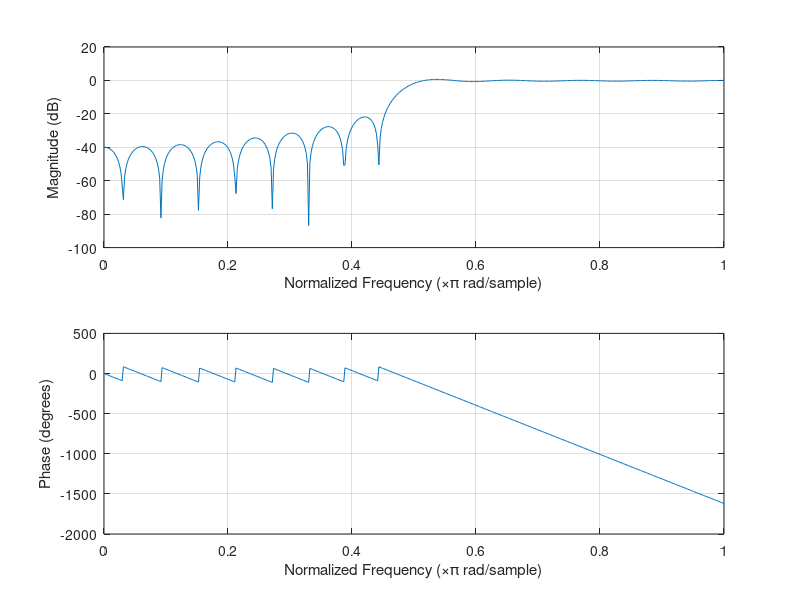

Source code (MATLAB): (Note: this script raises an error after producing the figure.)

%% Examples With Windowing


f = [0 0.48 0.48 1];            % Frequency breakpoints
m = [0 0 1 1];                  % Magnitude breakpoints

b = fir1(34,0.48,'high',hamming(35));   % FIR filter design
freqz(b,1,512)

d = fir1(34,0.48,'high',rectwin(35));   % FIR filter design
[H3, w3] = freqz(d,1,512);          % Frequency response of filter
freqz(d,1,512);


%% Chirp Analysis

load chirp
close all
y2 = y + randn(size(y))/25;
plot(y2)
%sound(y3)
f = [0 0.3 0.3 1];            % Frequency breakpoints
m = [0 0 1 1];                  % Magnitude breakpoints
b = fir2(34,f,m,hamming(35));   % FIR filter design
c = fir2(200,f,m,hamming(201));   % FIR filter design

f2 = [0 0.65 0.65 1];            % Frequency breakpoints
m2 = [0 0 1 1];                  % Magnitude breakpoints
d = fir2(34,f2,m2,hamming(35));   % FIR filter design
e = fir2(34,f2,m2,chebwin(35, 27));   % FIR filter design

[H1, w1] = freqz(b,1,512);         % Frequency response of filter
%freqz(b,1,512)

[H2, w2] = freqz(c,1,512);         % Frequency response of filter
%freqz(c,1,512)

[H3, w3] = freqz(d,1,512);         % Frequency response of filter
%freqz(d,1,512)

[H4, w4] = freqz(e,1,512);         % Frequency response of filter
freqz(e,1,512)

%plot(w1/pi, abs(H1), w2/pi, abs(H2),  f, m, w3/pi, abs(H3), w4/pi, abs(H4), f2, m2)
%legend('N = 34, cutoff=0.3', 'N = 200, cutoff=0.3', 'ideal 1', 'N= 34, cutoff=0.65', 'N=34, cutoff = 0.65, window= Chebyshev', 'ideal 2',  'Location', "EastOutside")
 
output = filtfilt(b,1,y2);       % Zero-phase digital filtering
%figure;                       
%subplot(3,2,1); plot(y2,'b'); title('Original Signal')
%subplot(3,2,2); plot(y,'r'); title('Original Signal with No Noise')
%subplot(3,2,3); plot(output,'g'); title('Filtered Signal (N=34), cutoff = 0.3') 

output2 = filtfilt(c,1,y2);       % Zero-phase digital filtering                      
%subplot(3,2,4); plot(output2,'g'); title('Filtered Signal (N=200, cutoff = 0.3)') 

output3 = filtfilt(d,1,y2);       % Zero-phase digital filtering                       
%subplot(3,2,5); plot(output3,'g'); title('Filtered Signal (N= 34, cutoff = 0.65)') 

output4 = filtfilt(e,1,y2);       % Zero-phase digital filtering                       
%subplot(3,2,6); plot(output4,'g'); title('Filtered Signal (N= 34, cutoff = 0.65, window = Chebyshev )') 






%% FFT

% Ideal HP filter

close all
clear all
clc 

% Read image and calculate FFT
I = imread('driver.jpg');
F = fftshift(fft2(I));
Fa = abs(F);
Flog = log(1+Fa); %because of scale of absolute values have a large range we need to convert to a log scale
Fmax = max(Flog(:)); %need to find max of flog to eventually normailze log values
figure,
subplot(1,2,1); imshow(I); title('Original image');
subplot(1,2,2); imshow(im2uint8(Flog/Fmax),[]); title(' FFT of original image');
% Create ideal HP filter
[rows, columns] = size(I);
[x,y] = meshgrid (-500:499, -315:314); % x columns and y rows
z = sqrt(x.^2 + y.^2);
c = z >15;

% Create butterworth LP filter
bh = hbutterworth(I,15,1);

%Pass image through filter in frequnecy domain

F_smooth = F .* bh;

% Pass image through filter in frequnecy domain

F_filtered = F .* c;

% Restore filtered image
figure,
subplot(2,2,1); imshow(c,[]);

F_inv = ifft2(F_filtered);
F_ia = abs(F_inv);
F_iam = max(F_ia(:));

subplot(2,2,2); imshow(F_ia/F_iam);

F_inv2 = ifft2(F_smooth);
F_ia2 = abs(F_inv2);
F_iam2 = max(F_ia2(:));
subplot(2,2,4); imshow(F_ia2/F_iam2);

subplot(2,2,3);imshow(bh,[]);

function bl = lbutterworth(im,d,n)
	%Create LP butterworth filter which size is same 
	% as the size of the image
	[h,w,f] = size(im);
	[x,y] = meshgrid(-floor(w/2) : floor((w-1)/2), - floor(h/2) : floor((h-1)/2));
	bl = 1./(1+(sqrt(2)-1) * ((x.^2 + y.^2)/d^2).^n);
end

function bh = hbutterworth(im,d,n)
	%Create LP butterworth filter which size is same 
	% as the size of the image
	bh = 1 - lbutterworth(im,d,n);
end
